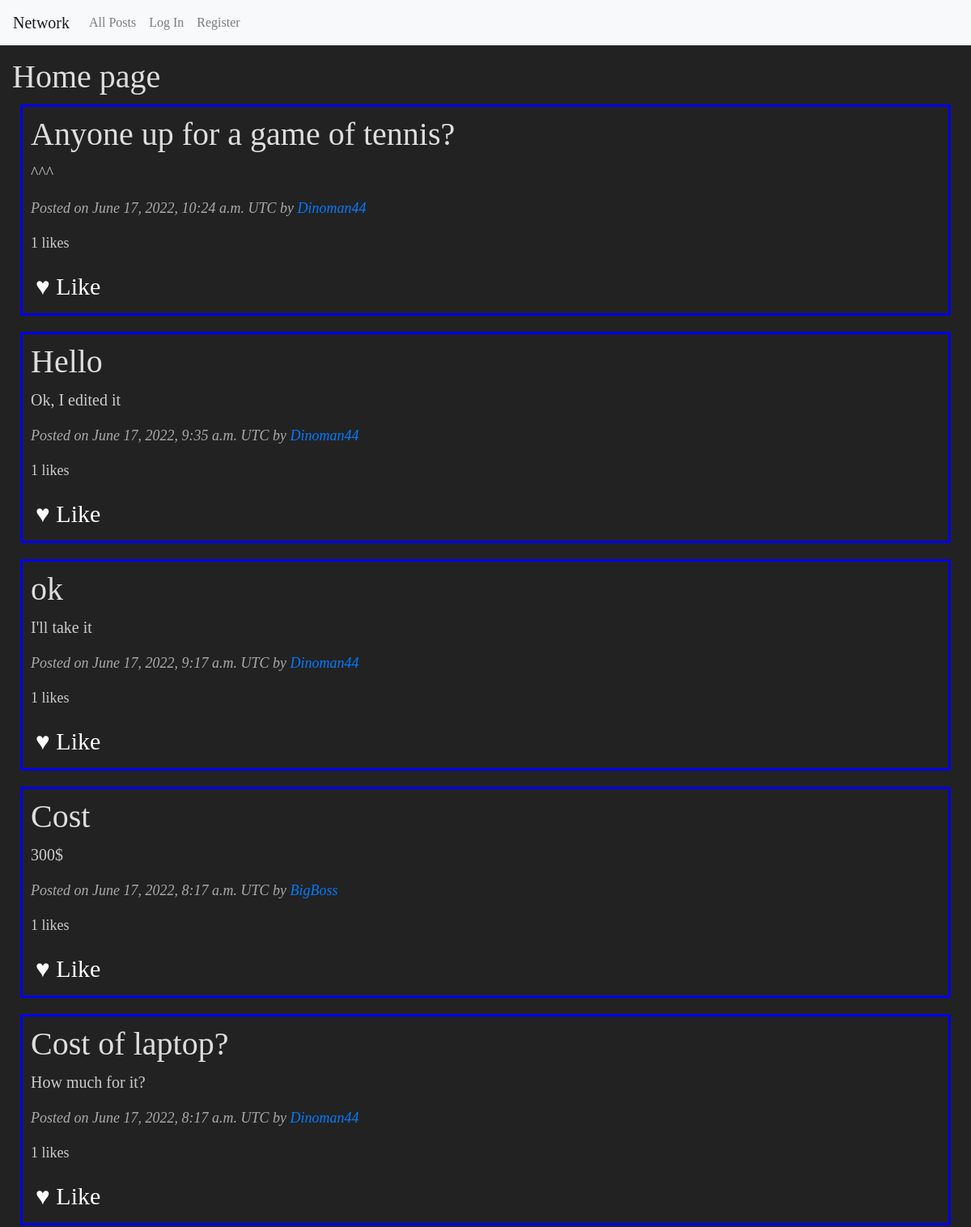
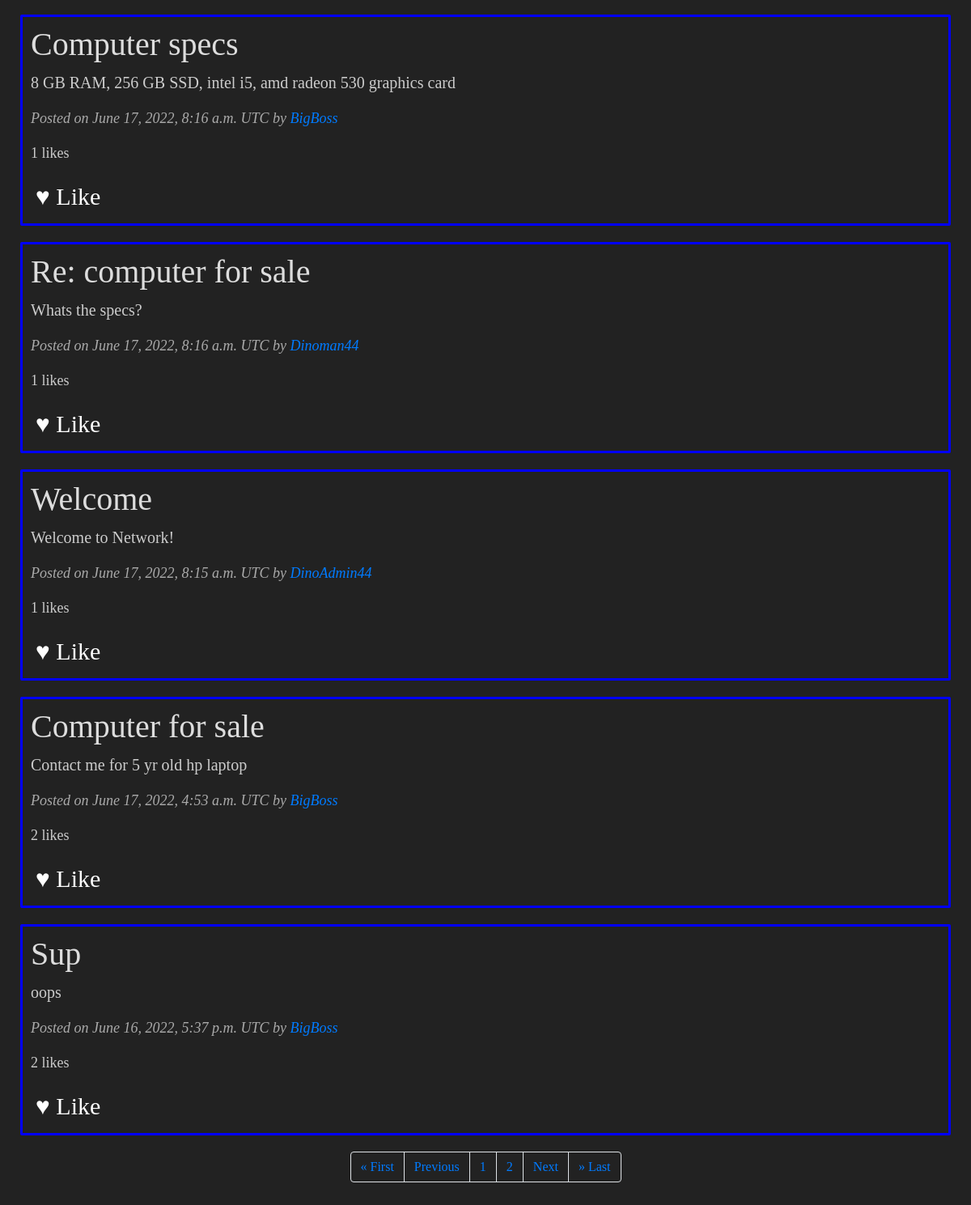
The page / on the database its author committed (2 pictures, top to bottom).
### network/models.py (models this page shows, shortened)
class User(AbstractUser):
    def __str__(self):
        return f"{self.username}"
    pass

class Post(models.Model):
    post_id = AutoField(primary_key=True)
    poster = ForeignKey(User, on_delete=models.CASCADE, related_name="poster")
    title = CharField(max_length=200)
    content = CharField(max_length=400)
    upload_date = DateTimeField()
    likes = IntegerField(default=0)

### network/views.py (the view)
# urls.py: path("", views.index, name="index"),
def index(request):
    raw_posts = Post.objects.all().order_by("-upload_date")
    posts =[]
    user = request.user
    if user.is_authenticated:
        for p in raw_posts:
            if Like.objects.filter(liker=user, liked_post=p.post_id).exists():
                posts.append([p.post_id, p.poster, p.title, p.content, p.upload_date, p.likes, True])
            else:
                posts.append([p.post_id, p.poster, p.title, p.content, p.upload_date, p.likes, False])
    else:
        for p in raw_posts:
            posts.append([p.post_id, p.poster, p.title, p.content, p.upload_date, p.likes, False])
    pagination = Paginator(posts, 10)
    page_num = request.GET.get('page')
    posts = pagination.get_page(page_num)
    return render(request, "network/index.html", {
        "posts": posts,
        "num_pages": range(1, posts.paginator.num_pages+1)
    })

### network/templates/network/index.html (shortened to what this page needs)
{% extends "network/layout.html" %}
{% block body %}
    <h1>Home page</h1>
    {% for post in posts %}
        <div class="post-card">
            <h1>{{ post.2 }}</h2>
            <p id="content-{{ post.0 }}">{{ post.3 }}</p>
            <p style="font-style: italic; color: #aaa; font-size: 18px;">Posted on {{ post.4 }} UTC by <a href="/user/{{ post.1.id }}">{{ post.1 }}</a></p>
            <p style="font-size: 18px;" id="num-likes-{{ post.0 }}">{{ post.5 }} likes</p>
            {% if post.6 %}
                <button class="like-btn" id="like-{{ post.0 }}" style="color: red">♥ Liked</button>
            {% else %}
                <button class="like-btn" id="like-{{ post.0 }}" style="color: white">♥ Like</button>
            {% endif %}
        </div>
    {% endfor %}
    <nav aria-label="Paginator">
        <ul class="pagination justify-content-center">
            <li class="page-item"><a class="page-link" href="?page=1">&laquo; First</a></li>
            {% if posts.has_previous %}
                <li class="page-item"><a class="page-link" href="?page={{ posts.previous_page_number }}">Previous</a></li>
            {% else %}
                <li class="page-item">
                    <a class="page-link" href="#" tabindex="-1">Previous</a>
                </li>
            {% endif %}
            {% for num in num_pages %}
                <li class="page-item"><a class="page-link" href="?page={{ num }}">{{ num }}</a></li>
            {% endfor %}
            {% if posts.has_next %}
                <li class="page-item"><a class="page-link" href="?page={{ posts.next_page_number }}">Next</a></li>
            {% else %}
                <li class="page-item">
                    <a class="page-link" href="#" tabindex="-1">Next</a>
                </li>
            {% endif %}
            <li class="page-item"><a class="page-link" href="?page={{ posts.paginator.num_pages }}">&raquo; Last</a></li>
        </ul>
    </nav>
{% endblock %}

### network/templates/network/layout.html (shortened to what this page needs)
{% load static %}
<!DOCTYPE html>
<html lang="en">
    <head>
        <link rel="stylesheet" href="https://stackpath.bootstrapcdn.com/bootstrap/4.4.1/css/bootstrap.min.css">
        <link href="{% static 'network/styles.css' %}" rel="stylesheet">
    </head>
    <body>
        <nav class="navbar navbar-expand-lg navbar-light bg-light">
            <a class="navbar-brand" href="{% url 'index' %}">Network</a>
            <div>
              <ul class="navbar-nav mr-auto">
                <li class="nav-item">
                  <a class="nav-link" href="{% url 'index' %}">All Posts</a>
                </li>
                {% if user.is_authenticated %}
                    <li class="nav-item">
                        <a class="nav-link" href="{% url 'new_post' %}">New Post</a>
                    </li>
                    <li class="nav-item">
                        <a class="nav-link" href="{% url 'following' %}">Following</a>
                    </li>
                    <li class="nav-item">
                        <a class="nav-link" href="{% url 'logout' %}">Log Out</a>
                    </li>
                {% else %}
                    <li class="nav-item">
                        <a class="nav-link" href="{% url 'login' %}">Log In</a>
                    </li>
                    <li class="nav-item">
                        <a class="nav-link" href="{% url 'register' %}">Register</a>
                    </li>
                {% endif %}
              </ul>
            </div>
          </nav>
        <div class="body">
            {% block body %}
            {% endblock %}
        </div>
    </body>
</html>

### network/static/network/styles.css (style rules this page uses)
body { min-height: 750px; background-color: #222; color: #ddd; font-family: Verdana; }
.body { padding: 15px; }
p { font-size: 20px; color: #ccc; }
.like-btn { border: none; background-color: inherit; color: white; font-size: 30px; }
.post-card { border: solid; border-radius: 2px; border-color: blue; padding: 10px; margin: 10px; margin-bottom: 20px; }
.page-link { background-color: #222; }

### rows shown on the page
User: title "Anyone up for a game of tennis?", content "^^^", upload_date "June 17, 2022, 10:24 a.m.", username "Dinoman44", post "1", title "Hello", content "Ok, I edited it", upload_date "June 17, 2022, 9:35 a.m.", title "ok", content "I'll take it", upload_date "June 17, 2022, 9:17 a.m.", title "Cost of laptop?", content "How much for it?", upload_date "June 17, 2022, 8:17 a.m.", title "Re: computer for sale", content "Whats the specs?", upload_date "June 17, 2022, 8:16 a.m."
User: title "Cost", content "300$", upload_date "June 17, 2022, 8:17 a.m.", username "BigBoss", is_active "1", title "Computer specs", content "8 GB RAM, 256 GB SSD, intel i5, amd radeon 530 graphics card", upload_date "June 17, 2022, 8:16 a.m.", title "Computer for sale", content "Contact me for 5 yr old hp laptop", upload_date "June 17, 2022, 4:53 a.m.", id "2", title "Sup", content "oops", upload_date "June 16, 2022, 5:37 p.m."
User: title "Welcome", content "Welcome to Network!", upload_date "June 17, 2022, 8:15 a.m.", username "DinoAdmin44", post "1"

### other values the page prints
{{ num }} "1" "2"
